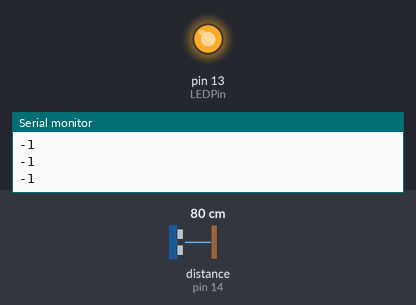
Recording of a sketch running on a simulated Arduino Uno, built with avr-gcc and run on an emulated ATmega328P. Shown: output pins drawn as LEDs (lit = HIGH), the last lines printed to the serial monitor. Wiring (inferred from the names in the program): ultrasonic range finder: trigger pin 15; echo pin 14. The inputs (shaded band) are chosen by the test bench; at power-on: distance to the obstacle (sensor on pin 14) 80 cm. The echo pulse lasts 58.3 µs per cm; pins used as bus, display or sensor lines are not drawn.

Above: at 1.2 s.
1.3 s: distance to the obstacle (sensor on pin 14) set to 2 cm
At 2.5 s:
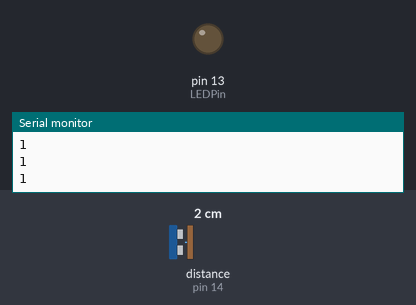
2.8 s: distance to the obstacle (sensor on pin 14) set to 35 cm
At 3.5 s:
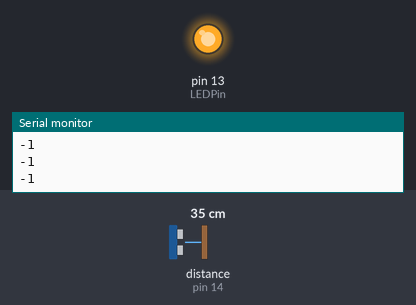
4.3 s: distance to the obstacle (sensor on pin 14) set to 4 cm
At 4.8 s:
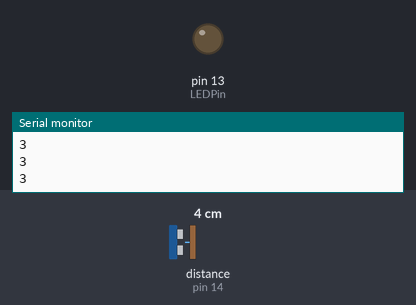
Timing chart, 0 to 7.3 s (numbered marks = the images above; inputs shaded):
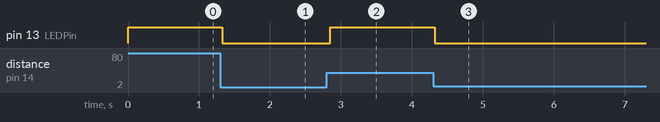

The sketch:

distance-sensor.ino
```cpp
/*
  HC-SR04 Ping distance sensor:
  VCC to arduino 5v
  GND to arduino GND
  Echo to Arduino pin 7
  Trig to Arduino pin 8

  This sketch originates from Virtualmix: http://goo.gl/kJ8Gl
  Has been modified by Winkle ink here: http://winkleink.blogspot.com.au/2012/05/arduino-hc-sr04-ultrasonic-distance.html
  And modified further by ScottC here: http://arduinobasics.blogspot.com.au/2012/11/arduinobasics-hc-sr04-ultrasonic-sensor.html
  on 10 Nov 2012.
*/


#define echoPin 14 // Echo Pin
#define trigPin 15 // Trigger Pin
#define LEDPin 13 // Onboard LED

int maximumRange = 30; // Maximum range needed
int minimumRange = 0; // Minimum range needed
long duration, distance; // Duration used to calculate distance

void setup() {
  Serial.begin (9600);
  pinMode(trigPin, OUTPUT);
  pinMode(echoPin, INPUT);
  pinMode(LEDPin, OUTPUT); // Use LED indicator (if required)
}

void loop() {
  /* The following trigPin/echoPin cycle is used to determine the
    distance of the nearest object by bouncing soundwaves off of it. */
  digitalWrite(trigPin, LOW);
  delayMicroseconds(2);

  digitalWrite(trigPin, HIGH);
  delayMicroseconds(10);

  digitalWrite(trigPin, LOW);
  duration = pulseIn(echoPin, HIGH);

  //Calculate the distance (in cm) based on the speed of sound.
  distance = duration / 58.2;

  if (distance >= maximumRange || distance <= minimumRange) {
    /* Send a negative number to computer and Turn LED ON
      to indicate "out of range" */
    Serial.println("-1");
    digitalWrite(LEDPin, HIGH);
  }
  else {
    /* Send the distance to the computer using Serial protocol, and
      turn LED OFF to indicate successful reading. */
    Serial.println(distance);
    digitalWrite(LEDPin, LOW);
  }

  //Delay 50ms before next reading.
  delay(50);
}
```

Measured:
- after the input at 1.3 s, pin 13 (LEDPin): HIGH → LOW at once
- after the input at 2.8 s, pin 13 (LEDPin): LOW → HIGH after 0.05 s
- after the input at 4.3 s, pin 13 (LEDPin): HIGH → LOW at once
